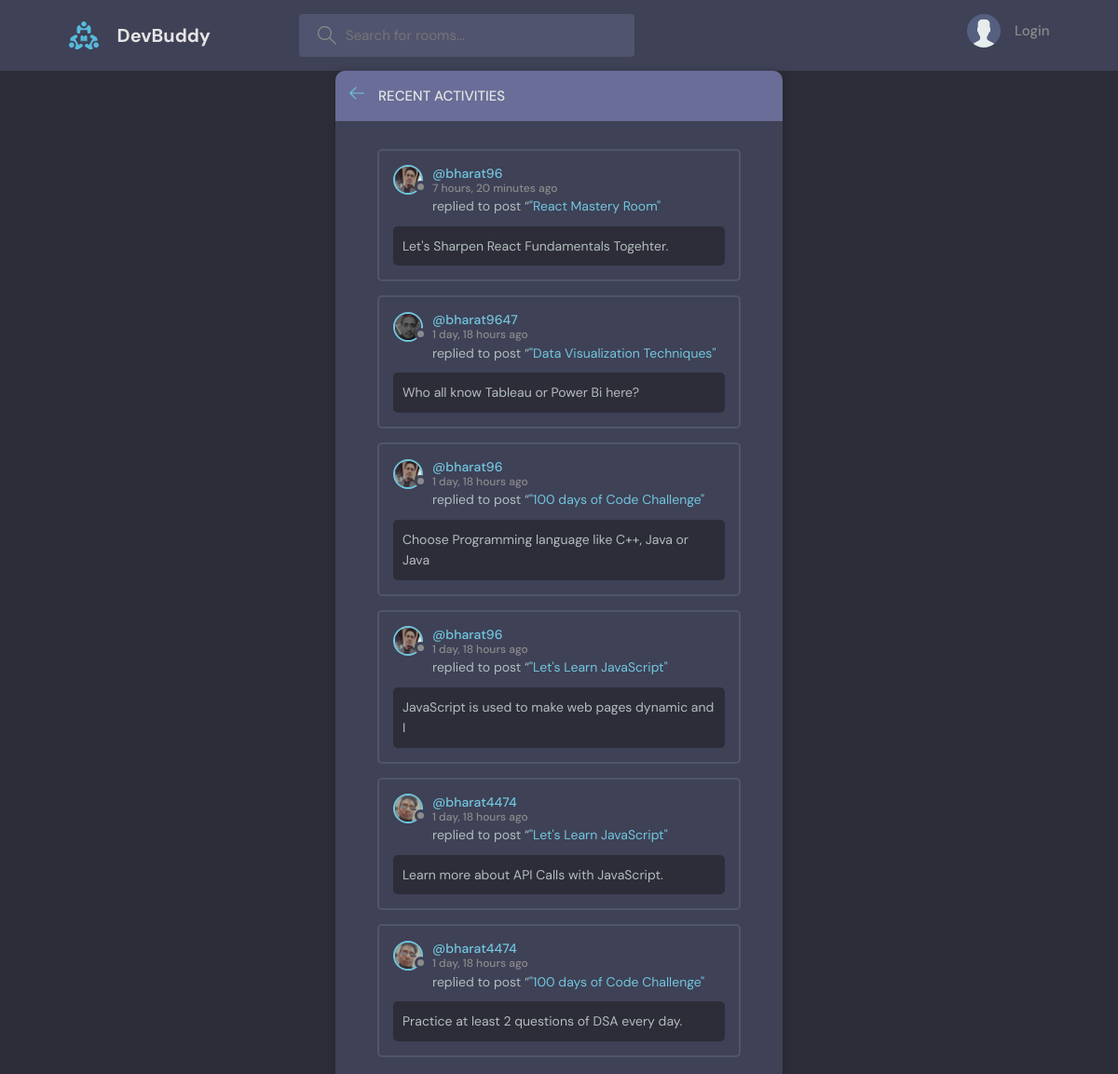
The page /activity/ on the database as committed earlier.
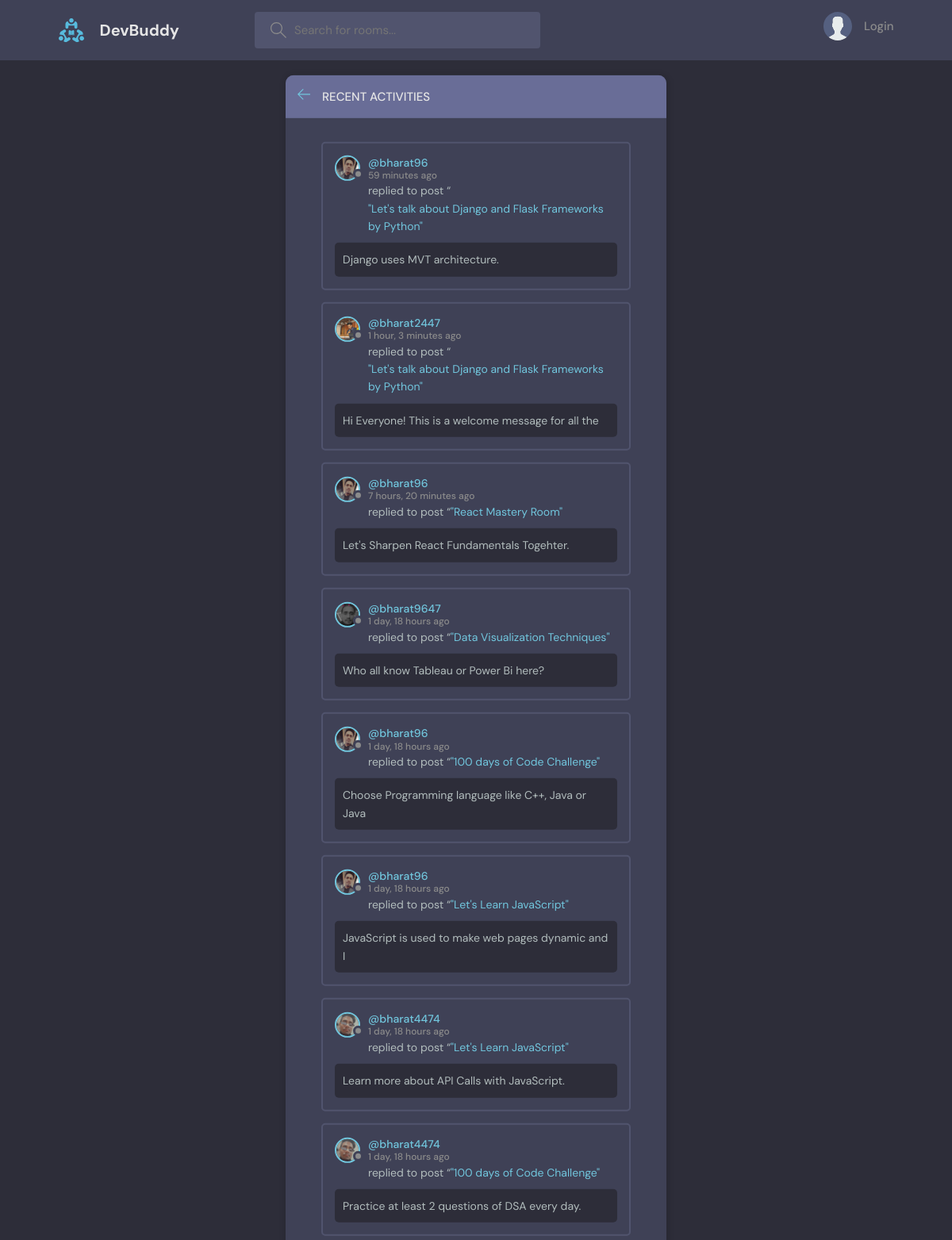
The same page on the database as committed later.
### base/models.py (models this page shows)
class Message(models.Model):
    user = models.ForeignKey(User, on_delete=models.CASCADE)
    room = models.ForeignKey(Room, on_delete=models.CASCADE)
    body = models.TextField()
    updated = models.DateTimeField(auto_now=True)
    created = models.DateTimeField(auto_now_add=True)
    class Meta:
        ordering = ['-updated', '-created']
    def __str__(self):
        return self.body[0:50]

class User(AbstractUser):
    name = models.CharField(max_length=200, null=True)
    email = models.EmailField(unique=True, null=True)
    bio = models.TextField(null=True)
    avatar = models.ImageField(null=True, default="avatar.svg")
    USERNAME_FIELD = 'email'
    REQUIRED_FIELDS = []

class Room(models.Model):
    host = models.ForeignKey(User, on_delete=models.SET_NULL, null=True)
    topic = models.ForeignKey(Topic, on_delete=models.SET_NULL, null=True)
    name = models.CharField(max_length=200)
    description = models.TextField(null=True, blank=True)       #null=True is for database and blank=True is for form.
    participants = models.ManyToManyField(User, related_name='participants', blank=True)
    updated = models.DateTimeField(auto_now=True)               #auto_now saves instance of date and time everytime database changes.
    created = models.DateTimeField(auto_now_add=True)           #auto_now_add only saves the instance of date and time once database is created.
    class Meta:
        ordering = ['-updated', '-created']
    def __str__(self):
        return self.name

### base/views.py (the view)
# urls.py: path('activity/', views.activityPage, name='activity'),
def activityPage(request):
    room_messages = Message.objects.all()
    return render(request, 'base/activity.html', {'room_messages':room_messages})

### base/templates/base/activity.html (shortened to what this page needs)
{% extends 'main.html' %}
{% block content %}
    <main class="layout">
      <div class="container">
        <div class="layout__box">
          <div class="layout__boxHeader">
            <div class="layout__boxTitle">
              <a href="{% url 'home' %}">
                <svg version="1.1" xmlns="http://www.w3.org/2000/svg" width="32" height="32" viewBox="0 0 32 32">
                  <title>arrow-left</title>
                  <path
                    d="M13.723 2.286l-13.723 13.714 13.719 13.714 1.616-1.611-10.96-10.96h27.625v-2.286h-27.625l10.965-10.965-1.616-1.607z"
                  ></path>
                </svg>
              </a>
              <h3>Recent Activities</h3>
            </div>
          </div>
          <div class="activities-page layout__body">
            {% for message in room_messages %}
            <div class="activities__box">
                <div class="activities__boxHeader roomListRoom__header">
                  <a href="{% url 'user-profile' message.user.id %}" class="roomListRoom__author">
                    <div class="avatar avatar--small">
                      <img src="{{ message.user.avatar.url }}" />
                    </div>
                    <p>
                      @{{ message.user.username }}
                      <span>{{ message.created|timesince }} ago</span>
                    </p>
                  </a>
                </div>
                <div class="activities__boxContent">
                  <p>replied to post “<a href="{% url 'room' message.room.id %}">"{{ message.room }}"</a></p>
                  <div class="activities__boxRoomContent">
                      {{ message }}
                  </div>
                </div>
              </div>
            {% endfor %}
          </div>
        </div>
      </div>
    </main>
{% endblock %}

Rows that differ between the two databases and show on the page:
added Message: user.avatar (picture), user.username "bharat96", created "59 minutes", room "Let's talk about Django and Flask Frameworks by Python", body "Django uses MVT architecture."
added Message: user.avatar (picture), user.username "bharat2447", created "1 hour, 3 minutes", room "Let's talk about Django and Flask Frameworks by Python", body "Hi Everyone! This is a welcome message for all the"
